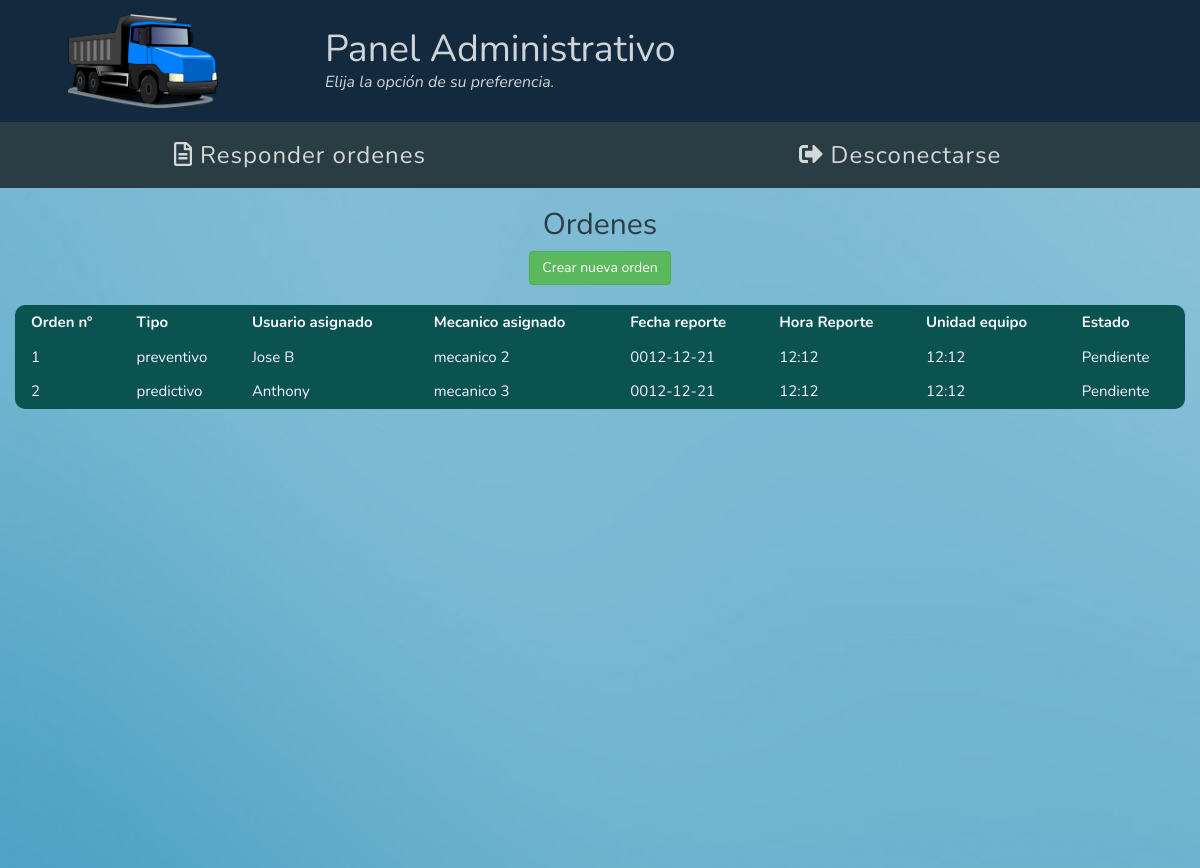
The app's page /index.php?art=solicitudes&id=1 (signed in), older data.
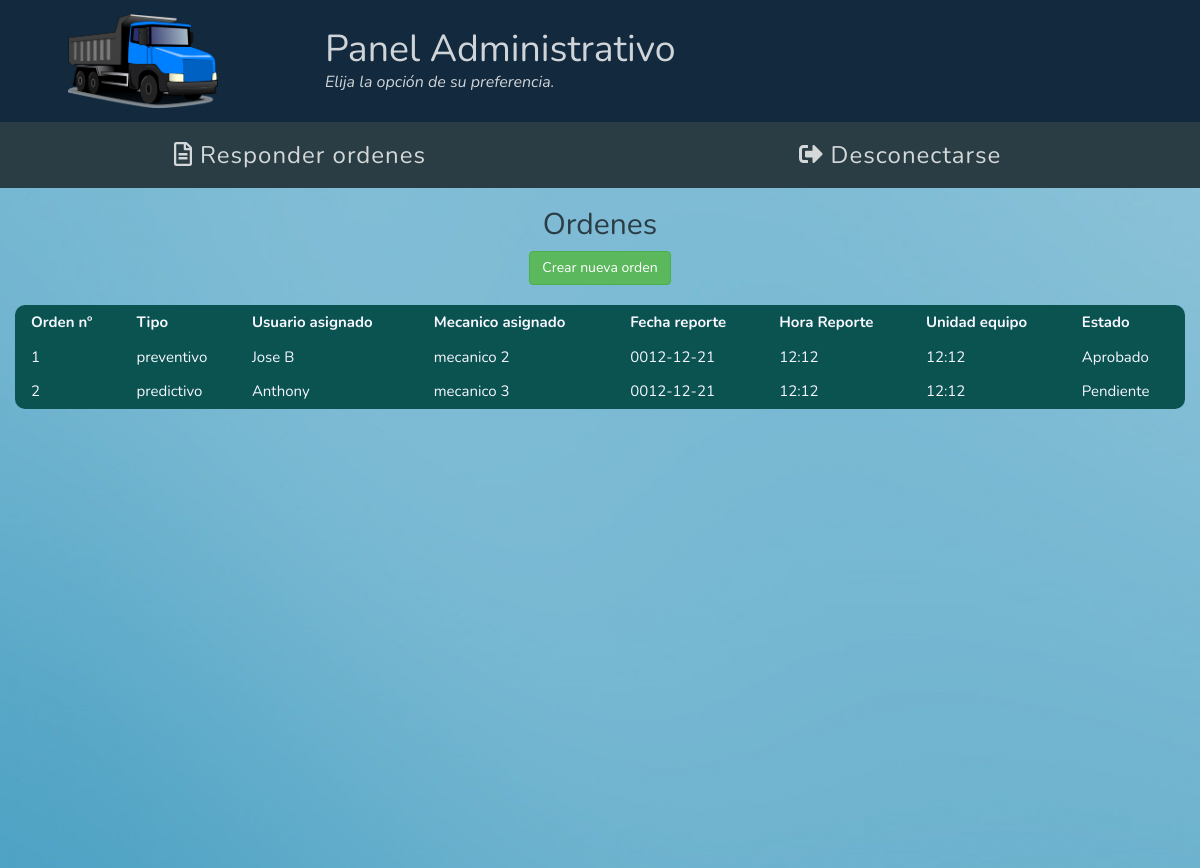
The same page, newer data.
### tables this page shows
CREATE TABLE `ordenes` (
  `id_orden` int(20) NOT NULL,
  `id_usuario_emisor` int(20) NOT NULL,
  `id_usuario_receptor` int(20) NOT NULL,
  `tipo_mantenimiento` varchar(20) NOT NULL,
  `usuario_equipo` varchar(50) NOT NULL,
  `mecanico_asignado` varchar(50) NOT NULL,
  `fecha_reporte` varchar(50) NOT NULL,
  `hora_reporte` varchar(20) NOT NULL,
  `fecha_inicio` varchar(20) NOT NULL,
  `hora_inicio` varchar(20) NOT NULL,
  `fecha_culminacion` varchar(20) NOT NULL,
  `hora_culminacion` varchar(20) NOT NULL,
  `km` int(50) NOT NULL,
  `unidad_equipo` varchar(50) NOT NULL,
  `placa_equipo` varchar(50) NOT NULL,
  `ultima_actividad` varchar(100) NOT NULL,
  `taller_externo` varchar(100) NOT NULL,
  `fecha_inicio_taller` varchar(50) NOT NULL,
  `fecha_culminacion_taller` varchar(50) NOT NULL,
  `hora_taller` varchar(20) NOT NULL,
  `garantia` varchar(20) NOT NULL,
  `descripcion_falla` varchar(200) NOT NULL,
  `estado_orden` varchar(20) NOT NULL
);

### solicitudes.php (the view, shortened to what this page needs)
<?php
  include_once('conexion.php');
?>
<div class="container-fluid" style="height:85vh;">
  <h2 class="fgray">Ordenes</h2>
  <?php
  	$id = $_REQUEST['id'];
    echo "<a href='index.php?art=crearsolicitud&id=$id'>
    <div style='margin-bottom:20px;' class='btn btn-success'>Crear nueva orden</div></a>";
    $querybuscarU= $mysqli->query("SELECT * FROM ordenes") or
      die ("<br> No se puede ejecutar query para buscar datos P".$mysqli->error);
    if (mysqli_num_rows($querybuscarU) > 0)
    {
      echo "<table class='w3-table bgreen fwhite1'>";
      echo "<tr>";
      echo "<th> Orden nº </th>";
      echo "<th> Tipo </th>";
      echo "<th> Usuario asignado </th>";
      echo "<th> Mecanico asignado </th>";
      echo "<th> Fecha reporte </th>";
      echo "<th> Hora Reporte </th>";
      echo "<th> Unidad equipo </th>";
      echo "<th> Estado </th>";
      while (($fila=mysqli_fetch_array($querybuscarU)))
      {
        $id_orden=$fila['id_orden'];
        $tipo_mantenimiento=$fila['tipo_mantenimiento'];
        $usuario_equipo=$fila['usuario_equipo'];
        $mecanico_asignado=$fila['mecanico_asignado'];
        $fecha_reporte=$fila['fecha_reporte'];
        $hora_reporte=$fila['hora_reporte'];
        $unidad_equipo=$fila['unidad_equipo'];
        $estado_orden = $fila['estado_orden'];
          echo "<tr>";
          echo "<td>$id_orden</td>";
          echo "<td>$tipo_mantenimiento</td>";
          echo "<td>$usuario_equipo</td>";
          echo "<td>$mecanico_asignado</td>";
          echo "<td>$fecha_reporte</td>";
          echo "<td>$hora_reporte</td>";
          echo "<td>$unidad_equipo</td>";
          echo "<td>$estado_orden</td>";
      }
     echo "</tr>";
    echo "</tr>";
    }
    else {
      echo "<h2>No tiene ordenes realizadas.</h2>";
    }
  ?>
</div>

Row changes from the older to the newer data that the page shows:
changed ordenes "preventivo": estado_orden "Pendiente" → "Aprobado"
